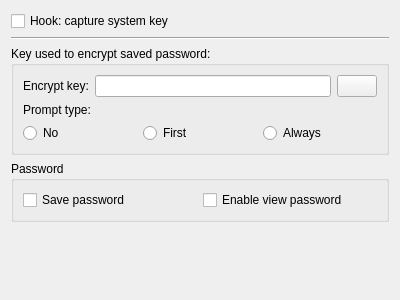
<?xml version="1.0" encoding="UTF-8"?>
<ui version="4.0">
 <class>CFrmParameterViewer</class>
 <widget class="QWidget" name="CFrmParameterViewer">
  <property name="geometry">
   <rect>
    <x>0</x>
    <y>0</y>
    <width>400</width>
    <height>300</height>
   </rect>
  </property>
  <property name="windowTitle">
   <string>Client</string>
  </property>
  <layout class="QGridLayout" name="gridLayout">
   <item row="0" column="0">
    <widget class="QCheckBox" name="cbHookKeyboard">
     <property name="text">
      <string>Hook: capture system key</string>
     </property>
    </widget>
   </item>
   <item row="3" column="0">
    <widget class="QGroupBox" name="groupBox">
     <property name="title">
      <string>Password</string>
     </property>
     <layout class="QGridLayout" name="gridLayout_3">
      <item row="0" column="0">
       <layout class="QHBoxLayout" name="horizontalLayout_5">
        <item>
         <widget class="QCheckBox" name="cbSavePassword">
          <property name="text">
           <string>Save password</string>
          </property>
         </widget>
        </item>
        <item>
         <widget class="QCheckBox" name="cbEnableViewPassword">
          <property name="text">
           <string>Enable view password</string>
          </property>
         </widget>
        </item>
       </layout>
      </item>
     </layout>
    </widget>
   </item>
   <item row="2" column="0">
    <widget class="QGroupBox" name="groupBox_3">
     <property name="title">
      <string>Key used to encrypt saved password:</string>
     </property>
     <layout class="QGridLayout" name="gridLayout_2">
      <item row="0" column="0">
       <layout class="QHBoxLayout" name="horizontalLayout_3">
        <item>
         <widget class="QLabel" name="label_2">
          <property name="text">
           <string>Encrypt key:</string>
          </property>
         </widget>
        </item>
        <item>
         <widget class="QLineEdit" name="leEncryptKey">
          <property name="inputMask">
           <string/>
          </property>
          <property name="echoMode">
           <enum>QLineEdit::Password</enum>
          </property>
         </widget>
        </item>
        <item>
         <widget class="QPushButton" name="pbEncryptKey">
          <property name="text">
           <string/>
          </property>
          <property name="icon">
           <iconset resource="../App/Client/Resource/Resource.qrc">
            <normaloff>:/image/EyeOn</normaloff>:/image/EyeOn</iconset>
          </property>
         </widget>
        </item>
       </layout>
      </item>
      <item row="2" column="0">
       <layout class="QHBoxLayout" name="horizontalLayout_4">
        <item>
         <widget class="QRadioButton" name="rbPromptNo">
          <property name="text">
           <string>No</string>
          </property>
         </widget>
        </item>
        <item>
         <widget class="QRadioButton" name="rbPromptFirst">
          <property name="text">
           <string>First</string>
          </property>
         </widget>
        </item>
        <item>
         <widget class="QRadioButton" name="rbPromptAlways">
          <property name="text">
           <string>Always</string>
          </property>
         </widget>
        </item>
       </layout>
      </item>
      <item row="1" column="0">
       <widget class="QLabel" name="label_3">
        <property name="text">
         <string>Prompt type:</string>
        </property>
       </widget>
      </item>
     </layout>
    </widget>
   </item>
   <item row="4" column="0">
    <spacer name="verticalSpacer">
     <property name="orientation">
      <enum>Qt::Vertical</enum>
     </property>
     <property name="sizeHint" stdset="0">
      <size>
       <width>20</width>
       <height>40</height>
      </size>
     </property>
    </spacer>
   </item>
   <item row="1" column="0">
    <widget class="Line" name="line">
     <property name="orientation">
      <enum>Qt::Horizontal</enum>
     </property>
    </widget>
   </item>
  </layout>
 </widget>
 <resources>
  <include location="../App/Client/Resource/Resource.qrc"/>
 </resources>
 <connections/>
</ui>
